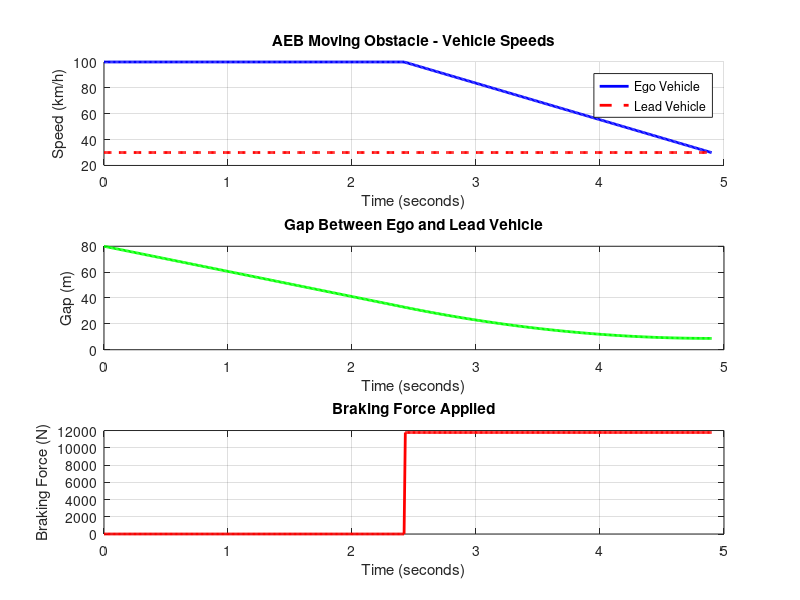

MATLAB code to generate this figure:
%% AEB System - Moving Obstacle
% Author: Garvit
% Tomas Bata University - July 2026

%% Parameters
m = 1500;
g = 9.81;
mu = 0.8;
dt = 0.01;
v_ego = 100/3.6;      % Your car speed
v_lead = 30/3.6;      % Lead vehicle speed
d0 = 80;              % Initial gap between vehicles
F_max = mu * m * g;
TTC_threshold = 2.0;
t_reaction = 0.3;

t = 0:dt:15;
n = length(t);

v = zeros(1,n);
d = zeros(1,n);
v_lead_arr = zeros(1,n);
rel_speed = zeros(1,n);
brake_force = zeros(1,n);

v(1) = v_ego;
d(1) = d0;
v_lead_arr(1) = v_lead;

aeb_triggered = false;
aeb_trigger_time = 0;
stop_idx = n;
collision = 0;

fprintf('=== AEB - MOVING OBSTACLE ===\n')
fprintf('Ego vehicle: %.0f km/h\n', v_ego*3.6)
fprintf('Lead vehicle: %.0f km/h\n', v_lead*3.6)
fprintf('Relative speed: %.0f km/h\n', (v_ego-v_lead)*3.6)
fprintf('Initial gap: %.0f m\n', d0)
fprintf('============================\n')

for i = 2:n
    rel_speed(i) = v(i-1) - v_lead_arr(i-1);
    
    if rel_speed(i) > 0
        TTC = d(i-1) / rel_speed(i);
    else
        TTC = inf;
    end
    
    if TTC <= TTC_threshold && ~aeb_triggered
        aeb_triggered = true;
        aeb_trigger_time = t(i);
        fprintf('AEB TRIGGERED at t=%.2fs | TTC=%.2fs | Gap=%.2fm\n', t(i), TTC, d(i-1))
    end
    
    if aeb_triggered && (t(i) - aeb_trigger_time) >= t_reaction
        brake_force(i) = F_max;
    else
        brake_force(i) = 0;
    end
    
    a = brake_force(i) / m;
    v(i) = v(i-1) - a * dt;
    if v(i) < 0
        v(i) = 0;
    end
    
    v_lead_arr(i) = v_lead;
    d(i) = d(i-1) - (v(i-1) - v_lead_arr(i-1)) * dt;
    
    if d(i) <= 0
        d(i) = 0;
        stop_idx = i;
        collision = 1;
        fprintf('COLLISION at t=%.2fs\n', t(i))
        break
    end
    if v(i) <= v_lead_arr(i)
        stop_idx = i;
        fprintf('SAFE - Matched lead speed at t=%.2fs | Gap remaining: %.2fm\n', t(i), d(i))
        break
    end
end

figure(9)
clf

subplot(3,1,1)
hold on
plot(t(1:stop_idx), v(1:stop_idx)*3.6, 'b', 'LineWidth', 2)
plot(t(1:stop_idx), v_lead_arr(1:stop_idx)*3.6, 'r--', 'LineWidth', 2)
xlabel('Time (seconds)')
ylabel('Speed (km/h)')
title('AEB Moving Obstacle - Vehicle Speeds')
legend('Ego Vehicle', 'Lead Vehicle')
grid on

subplot(3,1,2)
plot(t(1:stop_idx), d(1:stop_idx), 'g', 'LineWidth', 2)
xlabel('Time (seconds)')
ylabel('Gap (m)')
title('Gap Between Ego and Lead Vehicle')
grid on

subplot(3,1,3)
plot(t(1:stop_idx), brake_force(1:stop_idx), 'r', 'LineWidth', 2)
xlabel('Time (seconds)')
ylabel('Braking Force (N)')
title('Braking Force Applied')
grid on

fprintf('============================\n')
if collision == 0
    fprintf('RESULT: SAFE - No collision\n')
else
    fprintf('RESULT: COLLISION OCCURRED\n')
end
fprintf('============================\n')
